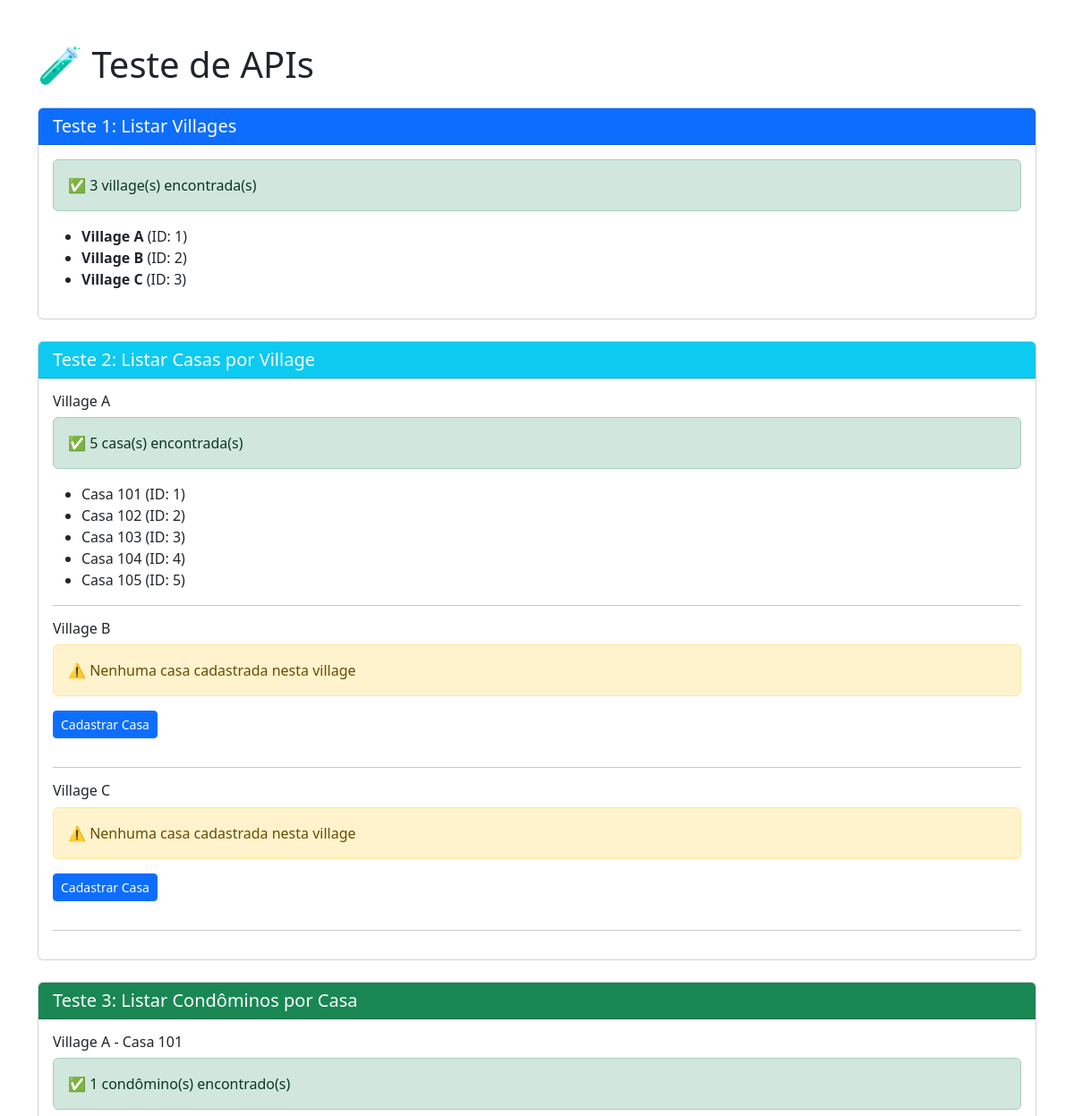
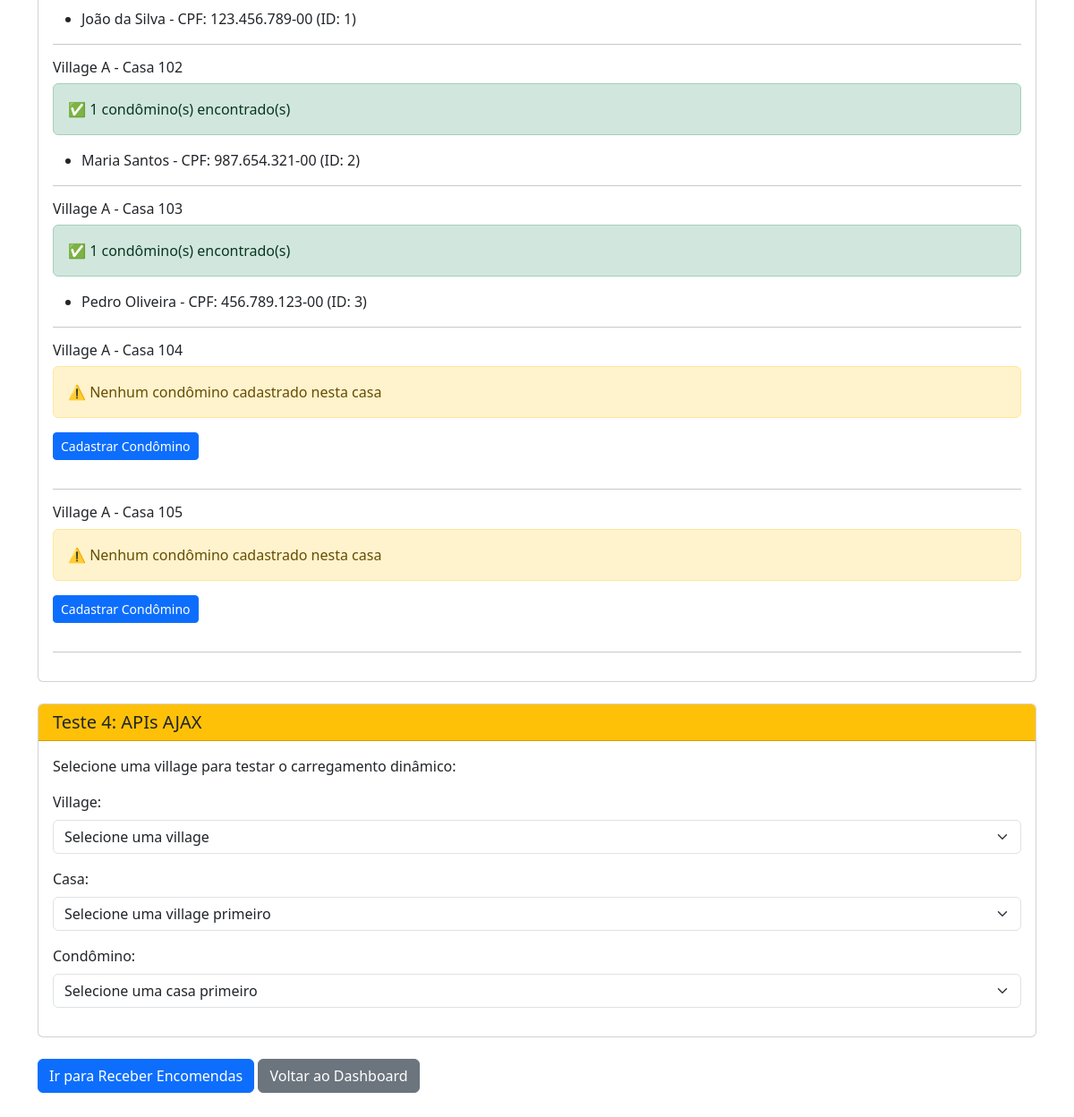
The app's page /test_api.php (signed in) with its own data (2 pictures, top to bottom).
### tables this page shows
CREATE TABLE IF NOT EXISTS villages (
    id INT AUTO_INCREMENT PRIMARY KEY,
    name VARCHAR(100) NOT NULL,
    description TEXT,
    status ENUM('ativo', 'inativo') NOT NULL DEFAULT 'ativo',
    created_at TIMESTAMP DEFAULT CURRENT_TIMESTAMP,
    updated_at TIMESTAMP DEFAULT CURRENT_TIMESTAMP ON UPDATE CURRENT_TIMESTAMP,
    INDEX idx_name (name),
    INDEX idx_status (status)
);

CREATE TABLE IF NOT EXISTS houses (
    id INT AUTO_INCREMENT PRIMARY KEY,
    village_id INT NOT NULL,
    house_number VARCHAR(20) NOT NULL,
    complement VARCHAR(100) DEFAULT NULL,
    status ENUM('ativo', 'inativo') NOT NULL DEFAULT 'ativo',
    created_at TIMESTAMP DEFAULT CURRENT_TIMESTAMP,
    updated_at TIMESTAMP DEFAULT CURRENT_TIMESTAMP ON UPDATE CURRENT_TIMESTAMP,
    FOREIGN KEY (village_id) REFERENCES villages(id) ON DELETE CASCADE,
    UNIQUE KEY unique_village_house (village_id, house_number),
    INDEX idx_village (village_id),
    INDEX idx_house_number (house_number),
    INDEX idx_status (status)
);

CREATE TABLE IF NOT EXISTS residents (
    id INT AUTO_INCREMENT PRIMARY KEY,
    full_name VARCHAR(100) NOT NULL,
    cpf VARCHAR(14) NOT NULL UNIQUE,
    phone VARCHAR(20) NOT NULL,
    email VARCHAR(100),
    house_id INT,
    status ENUM('ativo', 'inativo') NOT NULL DEFAULT 'ativo',
    created_at TIMESTAMP DEFAULT CURRENT_TIMESTAMP,
    updated_at TIMESTAMP DEFAULT CURRENT_TIMESTAMP ON UPDATE CURRENT_TIMESTAMP,
    FOREIGN KEY (house_id) REFERENCES houses(id) ON DELETE SET NULL,
    INDEX idx_cpf (cpf),
    INDEX idx_phone (phone),
    INDEX idx_full_name (full_name),
    INDEX idx_house (house_id),
    INDEX idx_status (status)
);

### config/config.php (called while the page is built, shortened)
<?php
spl_autoload_register(function ($class) {
    $directories = [
        BASE_PATH . 'app/models/',
        BASE_PATH . 'app/controllers/',
        BASE_PATH . 'app/core/',
        BASE_PATH . 'app/helpers/',
    ];
    foreach ($directories as $directory) {
        $file = $directory . $class . '.php';
        if (file_exists($file)) {
            return;
        }
    }
});

### app/core/Database.php (called while the page is built, shortened)
<?php
class Database {
    private static $instance = null;
    private $connection;
    private function __construct() {
        try {
            $dsn = "mysql:host=" . DB_HOST . ";dbname=" . DB_NAME . ";charset=" . DB_CHARSET;
            $options = [
                PDO::ATTR_ERRMODE => PDO::ERRMODE_EXCEPTION,
                PDO::ATTR_DEFAULT_FETCH_MODE => PDO::FETCH_ASSOC,
                PDO::ATTR_EMULATE_PREPARES => false,
                PDO::MYSQL_ATTR_INIT_COMMAND => "SET NAMES utf8mb4"
            ];
            $this->connection = new PDO($dsn, DB_USER, DB_PASS, $options);
        } catch (PDOException $e) {
            die("Erro de conexão com o banco de dados: " . $e->getMessage());
        }
    }
    public static function getInstance() {
        if (self::$instance === null) {
            self::$instance = new self();
        }
        return self::$instance;
    }
    public function getConnection() {
        return $this->connection;
    }
}

### app/core/Model.php (called while the page is built, shortened)
<?php
class Model {
    protected $db;
    protected $table;
    public function __construct() {
        $this->db = Database::getInstance()->getConnection();
    }
    public function findAll($orderBy = 'id', $order = 'ASC') {
        $sql = "SELECT * FROM {$this->table} ORDER BY {$orderBy} {$order}";
        $stmt = $this->db->query($sql);
        return $stmt->fetchAll();
    }
    public function query($sql, $params = []) {
        $stmt = $this->db->prepare($sql);
        $stmt->execute($params);
        return $stmt->fetchAll();
    }
}

### app/models/Village.php (called while the page is built, shortened)
<?php
class Village extends Model {
    public function getAll() {
        return $this->findAll('name', 'ASC');
    }
}

### app/models/House.php (called while the page is built, shortened)
<?php
class House extends Model {
    protected $table = 'houses';
    public function getAllWithVillageInfo() {
        $sql = "SELECT h.*, v.name as village_name
                FROM {$this->table} h
                INNER JOIN villages v ON h.village_id = v.id
                ORDER BY v.name ASC, h.house_number ASC";
        return $this->query($sql);
    }
    public function getActiveByVillage($villageId) {
        $sql = "SELECT * FROM {$this->table}
                WHERE village_id = :village_id AND status = 'ativo'
                ORDER BY house_number ASC";
        return $this->query($sql, ['village_id' => $villageId]);
    }
}

### app/models/Resident.php (called while the page is built, shortened)
<?php
class Resident extends Model {
    protected $table = 'residents';
    public function getByHouse($houseId) {
        $sql = "SELECT r.*, h.house_number, v.name as village_name
                FROM {$this->table} r
                INNER JOIN houses h ON r.house_id = h.id
                INNER JOIN villages v ON h.village_id = v.id
                WHERE h.id = :house_id AND r.status = 'ativo'
                ORDER BY r.full_name ASC";
        return $this->query($sql, ['house_id' => $houseId]);
    }
}

### test_api.php (the view, shortened to what this page needs)
<?php
require_once 'config/config.php';
?>
<!DOCTYPE html>
<html lang="pt-BR">
<head>
    <link href="https://cdn.jsdelivr.net/npm/bootstrap@5.3.0/dist/css/bootstrap.min.css" rel="stylesheet">
</head>
<body>
    <div class="container mt-5">
        <h1>🧪 Teste de APIs</h1>
        <div class="card mt-4">
            <div class="card-header bg-primary text-white">
                <h5 class="mb-0">Teste 1: Listar Villages</h5>
            </div>
            <div class="card-body">
                <?php
                $villageModel = new Village();
                $villages = $villageModel->getAll();
                if (empty($villages)) {
                    echo '<div class="alert alert-warning">⚠️ Nenhuma village cadastrada!</div>';
                    echo '<a href="' . SITE_URL . '/villages/create.php" class="btn btn-primary">Cadastrar Village</a>';
                } else {
                    echo '<div class="alert alert-success">✅ ' . count($villages) . ' village(s) encontrada(s)</div>';
                    echo '<ul>';
                    foreach ($villages as $v) {
                        echo '<li><strong>' . htmlspecialchars($v['name']) . '</strong> (ID: ' . $v['id'] . ')</li>';
                    }
                    echo '</ul>';
                }
                ?>
            </div>
        </div>
        <?php if (!empty($villages)): ?>
        <div class="card mt-4">
            <div class="card-header bg-info text-white">
                <h5 class="mb-0">Teste 2: Listar Casas por Village</h5>
            </div>
            <div class="card-body">
                <?php
                $houseModel = new House();
                foreach ($villages as $village):
                    $houses = $houseModel->getActiveByVillage($village['id']);
                ?>
                    <h6><?= htmlspecialchars($village['name']) ?></h6>
                    <?php if (empty($houses)): ?>
                        <div class="alert alert-warning">⚠️ Nenhuma casa cadastrada nesta village</div>
                        <a href="<?= SITE_URL ?>/houses/create.php?village_id=<?= $village['id'] ?>" class="btn btn-sm btn-primary mb-3">Cadastrar Casa</a>
                    <?php else: ?>
                        <div class="alert alert-success">✅ <?= count($houses) ?> casa(s) encontrada(s)</div>
                        <ul>
                            <?php foreach ($houses as $h): ?>
                                <li>Casa <?= htmlspecialchars($h['house_number']) ?> (ID: <?= $h['id'] ?>)</li>
                            <?php endforeach; ?>
                        </ul>
                    <?php endif; ?>
                    <hr>
                <?php endforeach; ?>
            </div>
        </div>
        <div class="card mt-4">
            <div class="card-header bg-success text-white">
                <h5 class="mb-0">Teste 3: Listar Condôminos por Casa</h5>
            </div>
            <div class="card-body">
                <?php
                $residentModel = new Resident();
                $allHouses = $houseModel->getAllWithVillageInfo();
                if (empty($allHouses)):
                    echo '<div class="alert alert-warning">⚠️ Nenhuma casa cadastrada!</div>';
                else:
                    foreach ($allHouses as $house):
                        $residents = $residentModel->getByHouse($house['id']);
                ?>
                    <h6><?= htmlspecialchars($house['village_name']) ?> - Casa <?= htmlspecialchars($house['house_number']) ?></h6>
                    <?php if (empty($residents)): ?>
                        <div class="alert alert-warning">⚠️ Nenhum condômino cadastrado nesta casa</div>
                        <a href="<?= SITE_URL ?>/residents/create.php?house_id=<?= $house['id'] ?>" class="btn btn-sm btn-primary mb-3">Cadastrar Condômino</a>
                    <?php else: ?>
                        <div class="alert alert-success">✅ <?= count($residents) ?> condômino(s) encontrado(s)</div>
                        <ul>
                            <?php foreach ($residents as $r): ?>
                                <li><?= htmlspecialchars($r['full_name']) ?> - CPF: <?= htmlspecialchars($r['cpf']) ?> (ID: <?= $r['id'] ?>)</li>
                            <?php endforeach; ?>
                        </ul>
                    <?php endif; ?>
                    <hr>
                <?php
                    endforeach;
                endif;
                ?>
            </div>
        </div>
        <div class="card mt-4">
            <div class="card-header bg-warning">
                <h5 class="mb-0">Teste 4: APIs AJAX</h5>
            </div>
            <div class="card-body">
                <p>Selecione uma village para testar o carregamento dinâmico:</p>
                <div class="mb-3">
                    <label for="test_village" class="form-label">Village:</label>
                    <select class="form-select" id="test_village">
                        <option value="">Selecione uma village</option>
                    </select>
                </div>
                <div class="mb-3">
                    <label for="test_house" class="form-label">Casa:</label>
                    <select class="form-select" id="test_house">
                        <option value="">Selecione uma village primeiro</option>
                    </select>
                </div>
                <div class="mb-3">
                    <label for="test_resident" class="form-label">Condômino:</label>
                    <select class="form-select" id="test_resident">
                        <option value="">Selecione uma casa primeiro</option>
                    </select>
                </div>
            </div>
        </div>
        <div class="mt-4 mb-5">
            <a href="<?= SITE_URL ?>/packages/receive.php" class="btn btn-primary">Ir para Receber Encomendas</a>
            <a href="<?= SITE_URL ?>/index.php" class="btn btn-secondary">Voltar ao Dashboard</a>
        </div>
        <?php endif; ?>
    </div>
</body>
</html>

### records on screen
villages: name "Village A", id "1", count($houses) "5"
villages: name "Village B", id "2"
villages: name "Village C", id "3"
houses: house_number "101", id "1", village.name "Village A", count($residents) "1"
houses: house_number "102", id "2", village.name "Village A", count($residents) "1"
houses: house_number "103", id "3", village.name "Village A", count($residents) "1"
houses: house_number "104", id "4", village.name "Village A"
houses: house_number "105", id "5", village.name "Village A"
residents: full_name "João da Silva", cpf "123.456.789-00", id "1"
residents: full_name "Maria Santos", cpf "987.654.321-00", id "2"
residents: full_name "Pedro Oliveira", cpf "456.789.123-00", id "3"

### other values on screen
count($villages) "3"
